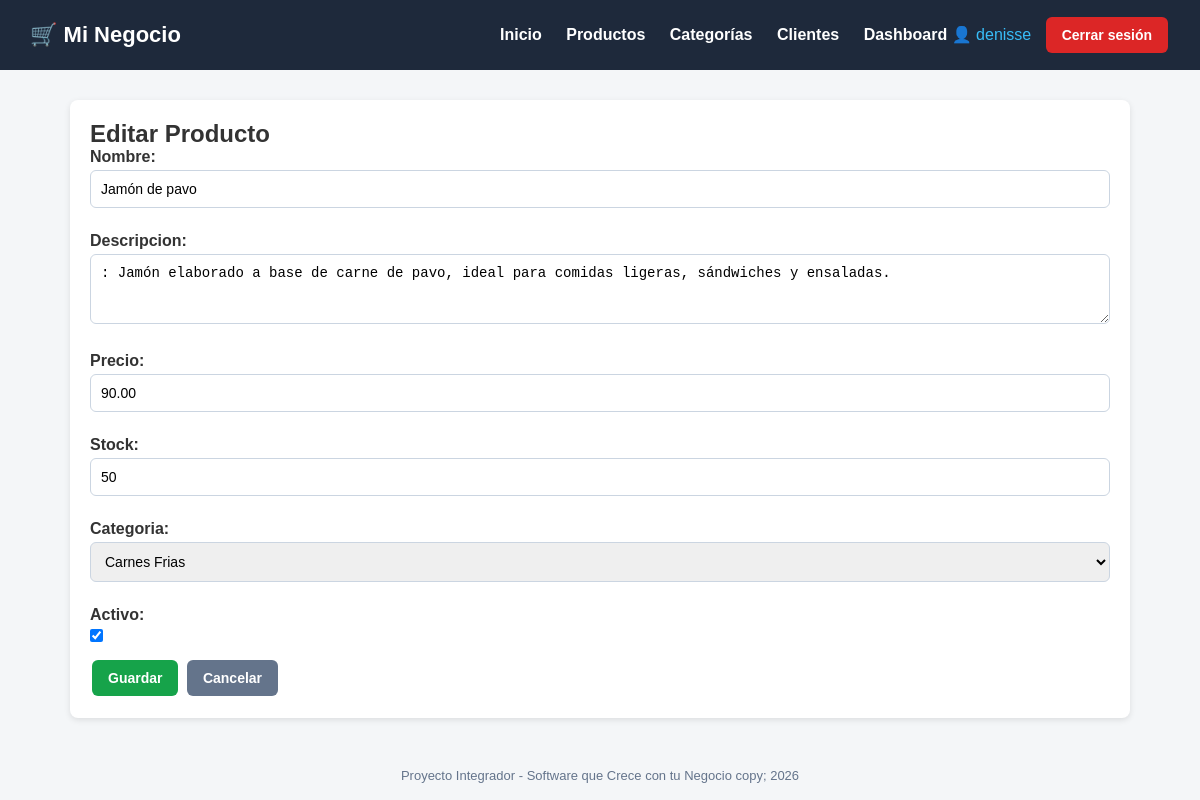
Screenshot of /productos/editar/2/ (signed in) with the database file from the repository.
### tienda/models.py (models this page shows, shortened)
class Producto(models.Model):
    nombre = models.CharField(max_length=200)
    descripcion = models.TextField(blank=True, null=True)
    precio = models.DecimalField(max_digits=10, decimal_places=2)
    stock = models.IntegerField(default=0)
    categoria = models.ForeignKey(
        Categoria,
        on_delete=models.CASCADE
    )
    fecha_creacion = models.DateTimeField(auto_now_add=True)
    activo = models.BooleanField(default=True)
    class Meta:
        verbose_name = "Producto"
        verbose_name_plural = "Productos"
        ordering = ['nombre']

class Categoria(models.Model):
    nombre = models.CharField(max_length=100)
    descripcion = models.TextField(blank=True, null=True)
    def __str__(self):
        return self.nombre
    class Meta:
        verbose_name = "Categoría"
        verbose_name_plural = "Categorías"

### tienda/views.py (the view)
# urls.py: path('productos/editar/<int:pk>/', views.editar_producto, name='editar_producto'),
@login_required
def editar_producto(request, pk):
    producto = get_object_or_404(Producto, pk=pk)
    if request.method == 'POST':
        form = ProductoForm(request.POST, instance=producto)
        if form.is_valid():
            form.save()
            messages.success(request, 'Producto actualizado correctamente.')
            return redirect('lista_productos')
    else:
        form = ProductoForm(instance=producto)
    return render(request, 'tienda/productos/form.html', {'form': form, 'titulo': 'Editar Producto'})

### tienda/forms.py
class ProductoForm(forms.ModelForm):
    class Meta:
        model = Producto
        fields = ['nombre', 'descripcion', 'precio', 'stock', 'categoria', 'activo']
        widgets = {
            'nombre': forms.TextInput(attrs={'class': 'form-control'}),
            'descripcion': forms.Textarea(attrs={'class': 'form-control', 'rows': 3}),
            'precio': forms.NumberInput(attrs={'class': 'form-control', 'step': '0.01'}),
            'stock': forms.NumberInput(attrs={'class': 'form-control'}),
            'categoria': forms.Select(attrs={'class': 'form-control'}),
            'activo': forms.CheckboxInput(attrs={'class': 'form-check-input'}),
        }

### tienda/templates/tienda/productos/form.html (shortened to what this page needs)
{% extends 'base.html' %}
{% block content %}
<div class="card">
    <h2>{{ titulo }}</h2>
    <form method="post">
        {{ form.as_p }}
        <button type="submit" class="btn btn-success">Guardar</button>
        <a href="{% url 'lista_productos' %}" class="btn btn-secondary">Cancelar</a>
    </form>
</div>
{% endblock %}

### negocio/templates/base.html (shortened to what this page needs)
<!DOCTYPE html>
<html lang="es">
<head>
</head>
<body>
    <header>
        <h1>🛒 Mi Negocio</h1>
        <nav>
            <nav>
            <a href="{% url 'inicio' %}">Inicio</a>
            <a href="{% url 'lista_productos' %}">Productos</a>
            <a href="{% url 'lista_categorias' %}">Categorías</a>
            <a href="{% url 'lista_clientes' %}">Clientes</a>
            {% if user.is_authenticated %}
                <a href="{% url 'dashboard' %}">Dashboard</a>
                <span style="color:#38bdf8;">👤 {{ user.username }}</span>
                <form action="{% url 'logout' %}" method="post" style="display:inline;">
                    <button type="submit" class="btn btn-danger" style="margin-left:10px;">Cerrar sesión</button>
                </form>
            {% else %}
                <a href="{% url 'login' %}">Iniciar sesión</a>
            {% endif %}
        </nav>
    </header>
    <div class="container">
        {% block content %}{% endblock %}
    </div>
    <footer>
        Proyecto Integrador - Software que Crece con tu Negocio copy; {% now "Y" %}
    </footer>
</body>
</html>

### negocio/templates/base.html (style rules this page uses)
* { margin: 0; padding: 0; box-sizing: border-box; }
body { font-family: Arial, sans-serif; background: #f4f6f8; color: #333; }
header { background: #1e293b; color: #fff; padding: 15px 30px; display: flex; justify-content: space-between; align-items: center; }
header h1 { font-size: 22px; }
header nav a { color: #fff; text-decoration: none; margin-left: 20px; font-weight: bold; }
.container { max-width: 1100px; margin: 30px auto; padding: 0 20px; }
.card { background: #fff; border-radius: 8px; padding: 20px; box-shadow: 0 2px 6px rgba(0,0,0,0.1); margin-bottom: 20px; }
.btn { display: inline-block; padding: 10px 16px; border-radius: 6px; text-decoration: none; color: #fff; font-weight: bold; border: none; cursor: pointer; font-size: 14px; margin: 2px; }
.btn-success { background: #16a34a; }
.btn-danger { background: #dc2626; }
.btn-secondary { background: #64748b; }
footer { text-align: center; padding: 20px; color: #64748b; font-size: 13px; }
.form-control { width: 100%; padding: 10px; margin-bottom: 12px; border: 1px solid #cbd5e1; border-radius: 6px; font-size: 14px; }
.form-check-input { margin-right: 8px; }
form label { font-weight: bold; display: block; margin-bottom: 4px; }
form p { margin-bottom: 12px; }

### rows the page displays
Producto: nombre "Jamón de pavo", descripcion ": Jamón elaborado a base de carne de pavo, ideal para comidas ligeras, sándwiches y ensaladas.", precio "90.00", stock "50", categoria "Carnes Frias", activo "☑"

### other values shown
{{ user.username }} "denisse"
{{ titulo }} "Editar Producto"
